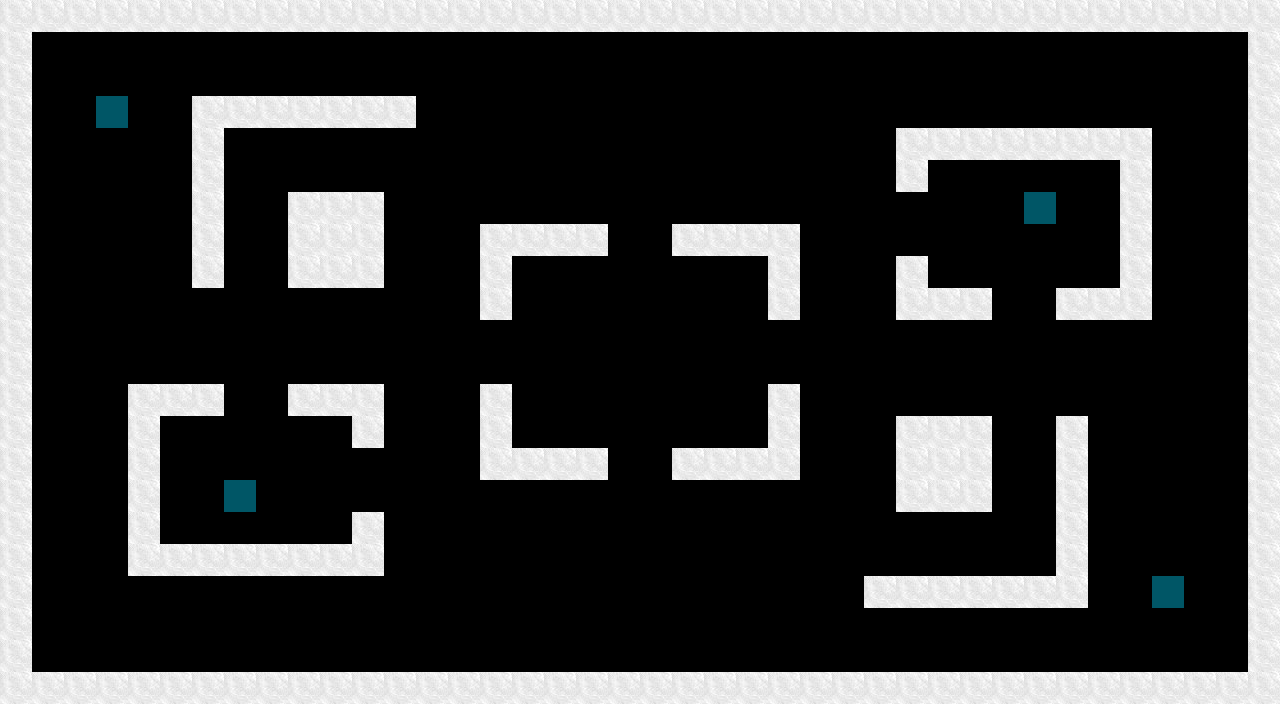

Rendered tile map (Tiled .tmx) drawn with the repository's tilesets; below, a short description and the map source with its tile grids summarised:
An orthogonal 40x22 tile map with 32x32 px tiles, 2 tile layers (walls, spawn-points).

<map version="1.0" orientation="orthogonal" renderorder="right-down" width="40" height="22" tilewidth="32" tileheight="32" nextobjectid="1">
 <tileset firstgid="1" source="tileset.tsx" />
 <layer name="walls" width="40" height="22">
  <data>[880 cells, 226 non-empty, 1 distinct tile ids]</data>
 </layer>
 <layer name="spawn-points" width="40" height="22">
  <data>[880 cells, 4 non-empty, 1 distinct tile ids]</data>
 </layer>
</map>
